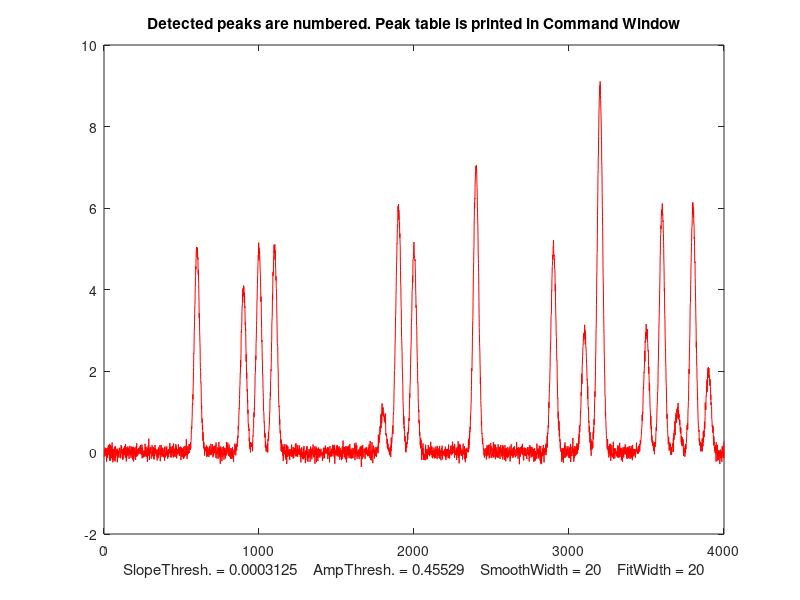

This chart was generated by the following MATLAB code: (Note: this script raises an error after producing the figure.)
% A simple self-contained demonstration of the findpeak function (line 54)
% applied to noisy synthetic data set consisting of a random number of narrow 
% peaks.  Each time you run this, a different set of peaks is generated.
% Calls the fundpeaks function, which must be in the Matlab path.
% See http://terpconnect.umd.edu/~toh/spectrum/Smoothing.html and 
% http://terpconnect.umd.edu/~toh/spectrum/PeakFindingandMeasurement.htm
% Tom O'Haver (toh@umd.edu). Version 2 September 2011
% You can change the signal characteristics in lines 9-15
increment=1;
x=[1:increment:4000];

% For each simulated peak, compute the amplitude, position, and width
amp=round(5.*randn(1,38));  % Amplitudes of the peaks  (Change if desired)
pos=[200:100:3900];   % Positions of the peaks (Change if desired)
wid=40.*ones(size(pos));   % Widths of the peaks (Change if desired)
Noise=0.1; % Amount of random noise added to the signal. (Change if desired) 

% A = matrix containing one of the unit-amplidude peak in each of its rows
A = zeros(length(pos),length(x));
ActualPeaks=[0 0 0 0];
p=1;
for k=1:length(pos)
  if amp(k)>.1,  % Keep only those peaks above a certain amplitude
      % Create a series of peaks of different x-positions
      A(k,:)=exp(-((x-pos(k))./(0.6005615.*wid(k))).^2); % Gaussian peaks
      % A(k,:)=ones(size(x))./(1+((x-pos(k))./(0.5.*wid(k))).^2);  % Lorentzian peaks
      % Assembles actual parameters into ActualPeaks matrix: each row = 1
      % peak; columns are Peak #, Position, Height, Width, Area
      ActualPeaks(p,:) = [p pos(k) amp(k) wid(k) ]; 
      p=p+1;
  end; 
end 
z=amp*A;  % Multiplies each row by the corresponding amplitude and adds them up
y=z+Noise.*randn(size(z));  % Optionally adds random noise
% y=y+5.*gaussian(x,0,4000); % Optionally adds a broad background signal
% y=y+gaussian(x,0,4000); % Optionally adds a broad background signal
% demodata=[x' y']; % Assembles x and y vectors into data matrix

figure(1);plot(x,y,'r')  % Graph the signal in red
title('Detected peaks are numbered. Peak table is printed in Command Window')

% Initial values of variable parameters
WidthPoints=mean(wid)/increment; % Average number of points in half-width of peaks
SlopeThreshold=0.5*WidthPoints^-2; % Formula for estimating value of SlopeThreshold
AmpThreshold=0.05*max(y);
SmoothWidth=round(WidthPoints/2);  % SmoothWidth should be roughly equal to 1/2 the peak width (in points)
FitWidth=round(WidthPoints/2); % FitWidth should be roughly equal to 1/2 the peak widths(in points)

% Lavel the x-axis with the parameter values
xlabel(['SlopeThresh. = ' num2str(SlopeThreshold) '    AmpThresh. = ' num2str(AmpThreshold) '    SmoothWidth = ' num2str(SmoothWidth) '    FitWidth = ' num2str(FitWidth) ])

% Find the peaks
start=cputime;
Measuredpeaks=findpeaks(x,y,SlopeThreshold,AmpThreshold,SmoothWidth,FitWidth,3);
ElapsedTime=cputime-start;
PeaksPerSecond=length(Measuredpeaks)/ElapsedTime;

% Display results
disp('---------------------------------------------------------')
disp(['SlopeThreshold = ' num2str(SlopeThreshold) ] )
disp(['AmpThreshold = ' num2str(AmpThreshold) ] )
disp(['SmoothWidth = ' num2str(SmoothWidth) ] )
disp(['FitWidth = ' num2str(FitWidth) ] )
disp(['Speed = ' num2str(round(PeaksPerSecond)) ' Peaks Per Second' ] )
disp('         Peak #     Position      Height      Width')
Measuredpeaks  % Display table of peaks
figure(1);text(Measuredpeaks(:, 2),Measuredpeaks(:, 3),num2str(Measuredpeaks(:,1)))  % Number the peaks found on the graph

if size(ActualPeaks)==size(Measuredpeaks),
    PercentErrors=100.*(ActualPeaks-Measuredpeaks)./ActualPeaks;
    PercentErrors(:,1)=Measuredpeaks(:,1)
    AveragePercentErrors=mean(abs(100.*(ActualPeaks-Measuredpeaks)./ActualPeaks))
end